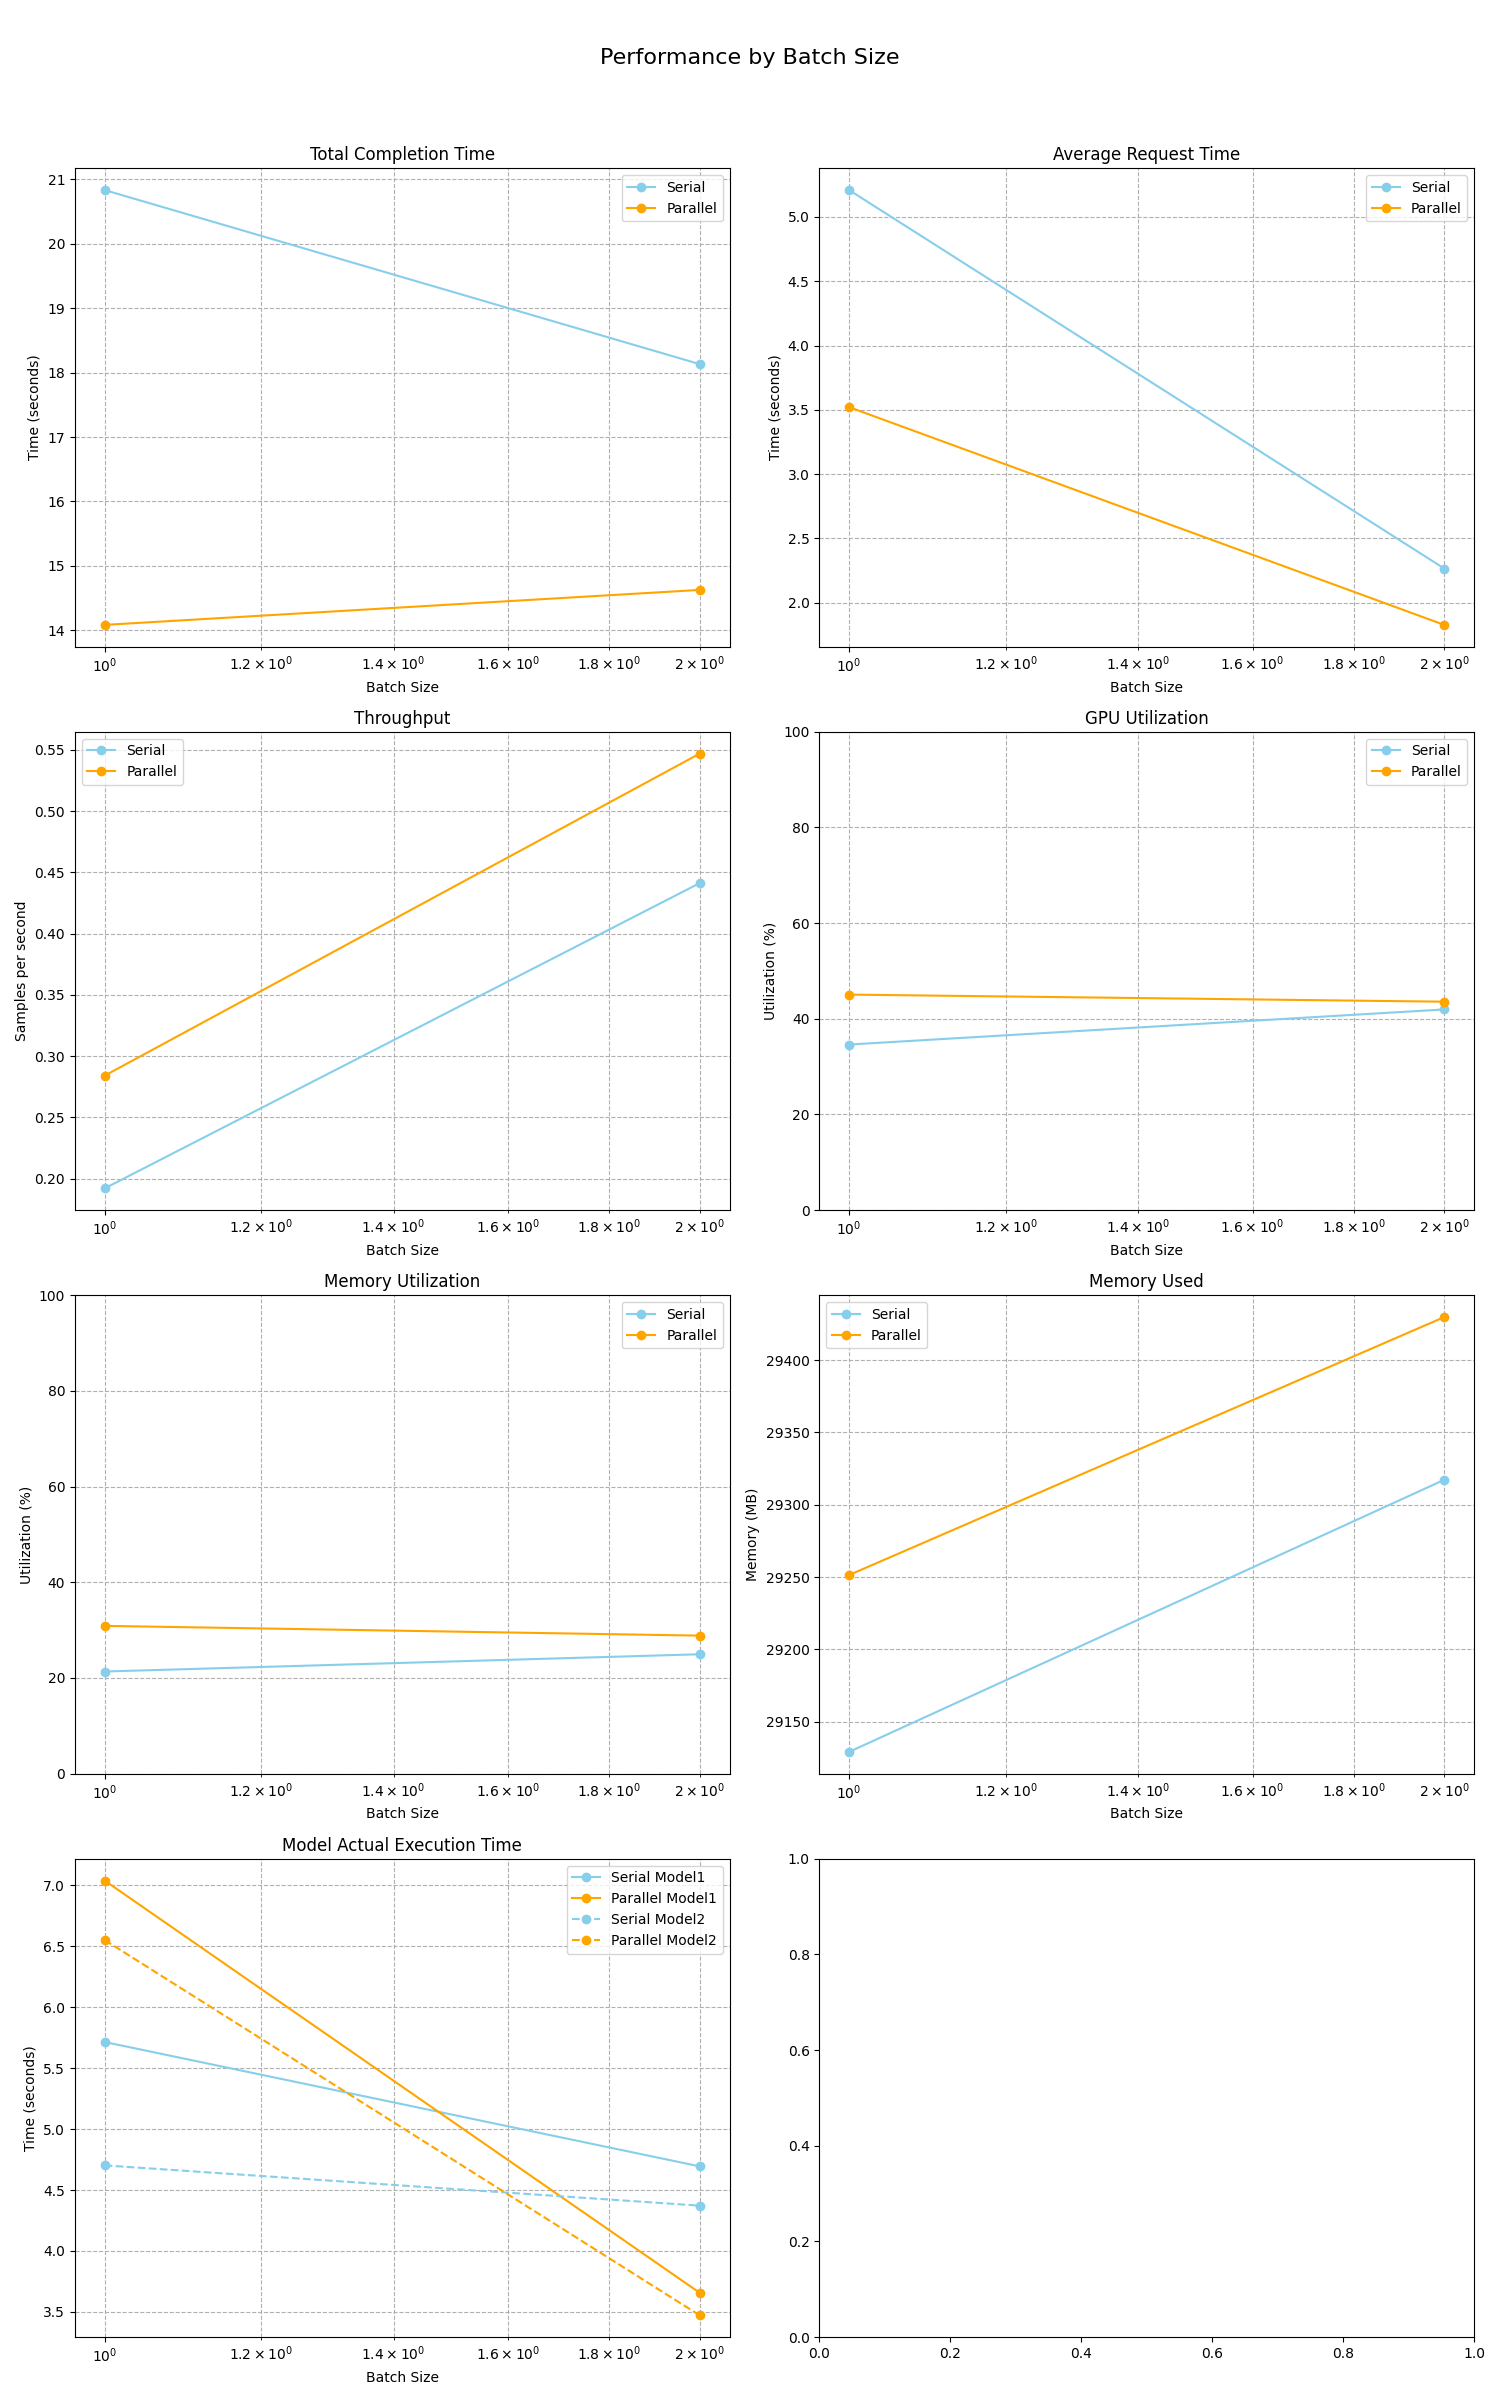

The script that saved this image:
'''
# 请求同时到达，两个模型，并行执行
python example/hf_two_models_dual_stream.py   --cuda_visible_devices 1     --max_new_tokens 32 --repeats 100 \
    --batch_size 0 --with_gpu_stats     --log_file example/hf_two_models_dual_stream.log --generate_plot
'''
import sys
import os
os.environ["HF_ENDPOINT"] = "https://hf-mirror.com"
# 解析命令行参数获取 GPU 设置
cuda_visible_devices = '1'  # 默认值
for i, arg in enumerate(sys.argv):
    if arg == '--cuda_visible_devices' and i + 1 < len(sys.argv):
        cuda_visible_devices = sys.argv[i + 1]
        break
    elif arg.startswith('--cuda_visible_devices='):
        cuda_visible_devices = arg.split('=')[1]
        break

# 在导入任何 PyTorch 模块前设置环境变量
os.environ["CUDA_VISIBLE_DEVICES"] = cuda_visible_devices

# 现在导入其他模块
import argparse
import time
import threading
import torch
from tqdm import tqdm
from transformers import AutoTokenizer, AutoModelForCausalLM
import subprocess
import re
import numpy as np # Added for np.mean
import multiprocessing as mp
import matplotlib.pyplot as plt
import csv  # 添加csv模块导入


# 在文件顶部定义全局logger
logger = None

# 设置环境变量
os.environ.setdefault("TOKENIZERS_PARALLELISM", "false")
torch.set_num_threads(1)

class FileLogger:
    def __init__(self, file_path):
        self.file_path = file_path
        self.log_file = open(file_path, "a")
        
    def log(self, message):
        print(message)
        self.log_file.write(message + "\n")
        self.log_file.flush()
        
    def close(self):
        self.log_file.close()

def parse_args():
    parser = argparse.ArgumentParser(description="双模型并行推理基准测试")
    parser.add_argument("--model1", type=str, default="mistralai/Mistral-7B-Instruct-v0.2", help="First model name")
    parser.add_argument("--model2", type=str, default="tiiuae/falcon-7b-instruct", help="Second model name")
    parser.add_argument("--max_new_tokens", type=int, default=100, help="Max new tokens to generate")
    parser.add_argument("--batch_size", type=int, default=0, 
                        help="单个batch size测试(0表示测试所有batch size)")
    parser.add_argument("--repeats", type=int, default=100, help="Number of times to repeat the benchmark")
    parser.add_argument("--with_gpu_stats", action="store_true", help="Collect GPU statistics during benchmark")
    parser.add_argument("--log_file", type=str, default="hf_two_models_benchmark.log", help="Log file path")
    parser.add_argument("--cuda_visible_devices", type=str, default="1", help="Physical GPU index to use")
    parser.add_argument("--generate_plot", action="store_true", 
                        help="生成性能对比图表")
    return parser.parse_args()

def get_torch_dtype():
    return torch.float16 if torch.cuda.is_available() else torch.float32

def load_model_and_tokenizer(model_name, args, device):
    """加载模型和tokenizer，并移动到指定设备"""
    # 获取torch数据类型
    torch_dtype = get_torch_dtype()
    
    # 加载tokenizer
    tokenizer = AutoTokenizer.from_pretrained(model_name)
    if tokenizer.pad_token is None:
        tokenizer.pad_token = tokenizer.eos_token
    
    # 加载模型
    model = AutoModelForCausalLM.from_pretrained(
        model_name,
        torch_dtype=torch_dtype,
        device_map={"": device},
        # trust_remote_code=True
    )
    model.eval()
    
    return tokenizer, model

# 移除batch_merge_generate函数
# 这个函数不适用于不同模型并行的情况

# 保留优化后的manual_generate函数
def manual_generate(model, input_ids, attention_mask, max_new_tokens, device, stream=None, chunk_size=4):
    """手动实现chunk解码循环，支持CUDA流"""
    # 确保输入在正确的设备上
    input_ids = input_ids.to(device, non_blocking=True)
    attention_mask = attention_mask.to(device, non_blocking=True)
    
    # 设置生成上下文
    if stream is not None:
        original_stream = torch.cuda.current_stream(device)
        torch.cuda.set_stream(stream)
    
    # 初始化缓存
    past_key_values = None
    generated_tokens = input_ids.clone()
    chunk_times = []  # 存储每个chunk的耗时
    
    with torch.no_grad():
        # 计算需要多少次chunk解码
        num_chunks = (max_new_tokens + chunk_size - 1) // chunk_size
        
        for chunk_idx in range(num_chunks):
            chunk_start = time.time()
            # 计算当前chunk要生成的token数
            tokens_to_generate = min(chunk_size, max_new_tokens - chunk_idx * chunk_size)
            
            # 准备输入 - 只使用最后一个token
            if past_key_values is not None:
                input_ids = generated_tokens[:, -1].unsqueeze(-1)
            
            # 创建模型输入
            model_inputs = {
                "input_ids": input_ids,
                "attention_mask": attention_mask,
                "past_key_values": past_key_values,
                "use_cache": True
            }
            
            # 在指定流上执行前向传播
            outputs = model(**model_inputs)
            
            # 获取下一个token的logits
            next_token_logits = outputs.logits[:, -1, :]
            
            # 一次生成多个token
            for i in range(tokens_to_generate):
                # 获取下一个token
                next_token = torch.argmax(next_token_logits, dim=-1, keepdim=True)
                
                # 更新生成结果
                generated_tokens = torch.cat([generated_tokens, next_token], dim=-1)
                
                # 更新注意力掩码
                attention_mask = torch.cat([
                    attention_mask,
                    torch.ones((attention_mask.shape[0], 1), device=device, dtype=attention_mask.dtype)
                ], dim=-1)
                
                # 如果是chunk内的后续token，准备下一次输入
                if i < tokens_to_generate - 1:
                    # 准备输入 - 只使用最后一个token
                    input_ids = next_token
                    
                    # 创建模型输入
                    model_inputs = {
                        "input_ids": input_ids,
                        "attention_mask": attention_mask,
                        "past_key_values": outputs.past_key_values,
                        "use_cache": True
                    }
                    
                    # 在指定流上执行前向传播
                    outputs = model(**model_inputs)
                    next_token_logits = outputs.logits[:, -1, :]
            
            # 更新缓存
            past_key_values = outputs.past_key_values
            chunk_elapsed = time.time() - chunk_start
            chunk_times.append(chunk_elapsed)
    
    # 恢复原始流
    if stream is not None:
        torch.cuda.set_stream(original_stream)
    
    return generated_tokens, chunk_times

# 保留优化后的模型线程函数
def model_thread(model, input_ids, attention_mask, max_new_tokens, device, timing_list):
    """模型线程函数，记录每个请求平均时间"""
    # 创建独立的CUDA流
    stream = torch.cuda.Stream(device=device)
    
    # 记录实际开始时间
    start_time = time.time()
    
    with torch.cuda.stream(stream):
        # 执行模型推理
        outputs = manual_generate(model, input_ids, attention_mask, max_new_tokens, device)
    
    # 确保流完成
    stream.synchronize()
    
    # 记录实际执行时间
    elapsed = time.time() - start_time
    
    # 计算batch内平均请求时间
    batch_size = input_ids.shape[0] if input_ids is not None else 0
    if batch_size > 0:
        per_request_time = elapsed / batch_size
        timing_list.append(per_request_time)  # 保存平均请求时间
    else:
        timing_list.append(0.0)  # 异常情况返回0

def get_physical_gpu_index(cuda_visible_devices):
    """根据CUDA_VISIBLE_DEVICES设置获取实际物理GPU索引"""
    # 用户特定映射规则：
    # --cuda_visible_devices 0 → 实际使用物理GPU1 → 监控GPU1
    # --cuda_visible_devices 1 → 实际使用物理GPU0 → 监控GPU0
    return 1 - int(cuda_visible_devices)

def gpu_monitor(stop_event, interval, stats, physical_device_index):
    """GPU监控线程函数，使用nvidia-smi收集实时数据"""
    while not stop_event.is_set():
        try:
            result = subprocess.check_output(
                [
                    "nvidia-smi", 
                    "-i", str(physical_device_index),
                    "--query-gpu=utilization.gpu,utilization.memory,memory.used",
                    "--format=csv,noheader,nounits"
                ],
                encoding="utf-8"
            )
            
            util_gpu, util_mem, mem_used = map(float, result.strip().split(","))
            
            stats["gpu"].append(util_gpu)
            stats["mem"].append(util_mem)
            stats["mem_used"].append(mem_used)
            
        except Exception as e:
            print(f"GPU monitoring error: {e}")
        
        time.sleep(interval)

def benchmark_serial(model1, model2, 
                    input_ids_batches1, attention_mask_batches1,
                    input_ids_batches2, attention_mask_batches2,
                    args, device, stats=None):
    """串行基准测试函数，记录每个请求的时间，支持GPU监控"""
    times = []
    model1_times = []  # 存储模型1的实际执行时间
    model2_times = []  # 存储模型2的实际执行时间
    request_times = []  # 存储每个请求的完成时间
    
    num_batches = len(input_ids_batches1)
    if num_batches == 0:
        logger.log("Warning: No batches available for serial benchmark (batch_size may be too large)")
        return times, request_times, model1_times, model2_times
    
    # 如果启用GPU统计，启动监控线程
    stop_event = threading.Event() if stats else None
    monitor = None
    if stats:
        physical_device_index = get_physical_gpu_index(args.cuda_visible_devices)
        monitor = threading.Thread(
            target=gpu_monitor, 
            args=(stop_event, 0.05, stats, physical_device_index)
        )
        monitor.start()
    
    for i in tqdm(range(args.repeats), desc="Serial"):
        batch_idx = i % num_batches  # 循环使用可用批次
        
        batch_start = time.time()
        
        # 执行模型1并记录时间
        model1_start = time.time()
        outputs1 = manual_generate(model1, input_ids_batches1[batch_idx], attention_mask_batches1[batch_idx], 
                                  args.max_new_tokens, device)
        model1_elapsed = time.time() - model1_start
        model1_times.append(model1_elapsed)
        
        # 执行模型2并记录时间
        model2_start = time.time()
        outputs2 = manual_generate(model2, input_ids_batches2[batch_idx], attention_mask_batches2[batch_idx], 
                                  args.max_new_tokens, device)
        model2_elapsed = time.time() - model2_start
        model2_times.append(model2_elapsed)
        
        batch_elapsed = time.time() - batch_start
        times.append(batch_elapsed)
        
        # 计算每个请求的完成时间（添加除零保护）
        if args.batch_size > 0:
            batch_avg_request_time = batch_elapsed / (args.batch_size * 2)
            request_times.extend([batch_avg_request_time] * (args.batch_size * 2))
    
    # 停止GPU监控
    if monitor:
        stop_event.set()
        monitor.join()
    
    return times, request_times, model1_times, model2_times

def benchmark_parallel_threads(model1, model2, 
                              input_ids_batches1, attention_mask_batches1,
                              input_ids_batches2, attention_mask_batches2,
                              args, device, stats=None):
    """并行基准测试函数，记录每个请求的时间，支持GPU监控"""
    times = []
    model1_times = []  # 存储模型1的实际执行时间
    model2_times = []  # 存储模型2的实际执行时间
    request_times = []  # 存储每个请求的完成时间
    
    num_batches = len(input_ids_batches1)
    if num_batches == 0:
        logger.log("Warning: No batches available for parallel benchmark (batch_size may be too large)")
        return times, request_times, model1_times, model2_times
    
    # 如果启用GPU统计，启动监控线程
    stop_event = threading.Event() if stats else None
    monitor = None
    if stats:
        physical_device_index = get_physical_gpu_index(args.cuda_visible_devices)
        monitor = threading.Thread(
            target=gpu_monitor, 
            args=(stop_event, 0.05, stats, physical_device_index)
        )
        monitor.start()
    
    for i in tqdm(range(args.repeats), desc="Parallel Threads"):
        batch_idx = i % num_batches  # 循环使用可用批次
        
        batch_start = time.time()
        
        # 准备时间记录列表
        thread1_times = []  # 用于存储模型1平均请求时间
        thread2_times = []  # 用于存储模型2平均请求时间
        
        # 创建两个线程分别处理两个模型
        thread1 = threading.Thread(
            target=model_thread, 
            args=(model1, input_ids_batches1[batch_idx], attention_mask_batches1[batch_idx], 
                 args.max_new_tokens, device, thread1_times)
        )
        thread2 = threading.Thread(
            target=model_thread, 
            args=(model2, input_ids_batches2[batch_idx], attention_mask_batches2[batch_idx], 
                 args.max_new_tokens, device, thread2_times)
        )
        
        thread1.start()
        thread2.start()
        thread1.join()
        thread2.join()
        
        batch_elapsed = time.time() - batch_start
        times.append(batch_elapsed)
        
        # 存储模型实际执行时间
        model1_actual = thread1_times[0] if thread1_times else 0.0
        model2_actual = thread2_times[0] if thread2_times else 0.0
        model1_times.append(model1_actual)
        model2_times.append(model2_actual)
        
        # 计算batch内所有请求的平均时间（使用总时间分摊）
        if args.batch_size > 0:
            batch_avg_request_time = batch_elapsed / (args.batch_size * 2)
            request_times.extend([batch_avg_request_time] * (args.batch_size * 2))
    
    # 停止GPU监控
    if monitor:
        stop_event.set()
        monitor.join()
    
    return times, request_times, model1_times, model2_times

# 7. 上下文管理器用于处理无流情况
class nullcontext:
    def __enter__(self):
        return self
    def __exit__(self, *args):
        pass

def calculate_percentage_change(serial_value, parallel_value):
    """计算并行相对于串行的性能变化百分比"""
    if serial_value == 0:
        return 0.0
    return ((parallel_value - serial_value) / serial_value) * 100.0

def generate_performance_plot(serial_time, parallel_time, 
                             serial_throughput, parallel_throughput,
                             serial_stats, parallel_stats, 
                             output_path):
    """Generate performance comparison plot"""
    fig, axs = plt.subplots(2, 2, figsize=(15, 12))
    fig.suptitle('Serial vs Parallel Performance Comparison', fontsize=16)
    
    # 1. Time comparison
    times = [serial_time, parallel_time]
    labels = ['Serial', 'Parallel']
    colors = ['skyblue', 'orange']  # 更新颜色方案
    
    axs[0, 0].bar(labels, times, color=colors)
    axs[0, 0].set_title('Average Time Comparison')
    axs[0, 0].set_ylabel('Time (seconds)')
    
    # Add value labels
    for i, v in enumerate(times):
        axs[0, 0].text(i, v + 0.1 * max(times), f"{v:.4f}", 
                      ha='center', fontweight='bold')
    
    # 2. Throughput comparison
    throughputs = [serial_throughput, parallel_throughput]
    
    axs[0, 1].bar(labels, throughputs, color=colors)  # 使用相同颜色方案
    axs[0, 1].set_title('Throughput Comparison')
    axs[0, 1].set_ylabel('Samples per second')
    
    # Add value labels
    for i, v in enumerate(throughputs):
        axs[0, 1].text(i, v + 0.1 * max(throughputs), f"{v:.2f}", 
                      ha='center', fontweight='bold')
    
    # 3. GPU utilization comparison (if available)
    if serial_stats and parallel_stats:
        gpu_utils = [
            np.mean(serial_stats['gpu']), 
            np.mean(parallel_stats['gpu'])
        ]
        
        axs[1, 0].bar(labels, gpu_utils, color=colors)  # 使用相同颜色方案
        axs[1, 0].set_title('GPU Utilization Comparison')
        axs[1, 0].set_ylabel('Utilization (%)')
        axs[1, 0].set_ylim(0, 100)  # Fixed 0-100% range
        
        # Add value labels
        for i, v in enumerate(gpu_utils):
            axs[1, 0].text(i, v + 2, f"{v:.2f}%", 
                          ha='center', fontweight='bold')
    
    # 4. Memory utilization comparison (if available)
    if serial_stats and parallel_stats:
        mem_utils = [
            np.mean(serial_stats['mem']), 
            np.mean(parallel_stats['mem'])
        ]
        
        axs[1, 1].bar(labels, mem_utils, color=colors)  # 使用相同颜色方案
        axs[1, 1].set_title('Memory Utilization Comparison')
        axs[1, 1].set_ylabel('Utilization (%)')
        axs[1, 1].set_ylim(0, 100)  # Fixed 0-100% range
        
        # Add value labels
        for i, v in enumerate(mem_utils):
            axs[1, 1].text(i, v + 2, f"{v:.2f}%", 
                          ha='center', fontweight='bold')
    
    # Adjust layout and save
    plt.tight_layout(rect=[0, 0, 1, 0.96])
    plt.savefig(output_path)
    plt.close()
    print(f"Performance comparison plot saved to: {output_path}")

def prepare_inputs(tokenizer, prompts, args, device):
    """准备输入数据"""
    input_ids_batches = []
    attention_mask_batches = []
    
    # 分批处理提示词
    for i in range(0, len(prompts), args.batch_size):
        batch_prompts = prompts[i:i+args.batch_size]
        inputs = tokenizer(
            batch_prompts, 
            padding=True, 
            truncation=True, 
            max_length=512,
            return_tensors="pt"
        )
        input_ids_batches.append(inputs.input_ids.to(device))
        attention_mask_batches.append(inputs.attention_mask.to(device))
    
    return input_ids_batches, attention_mask_batches

def generate_batch_size_plot(results, output_path):
    """Generate batch size performance plot with all metrics"""
    fig, axs = plt.subplots(4, 2, figsize=(15, 24))  # 4x2布局
    fig.suptitle('Performance by Batch Size', fontsize=16)
    
    batch_sizes = results['batch_sizes']
    
    # 统一设置x轴刻度
    def set_batch_size_xticks(ax):
        ax.set_xticks(batch_sizes)
        ax.set_xticklabels(batch_sizes)
        ax.set_xscale('log')
    
    # 1. Total Completion Time
    axs[0, 0].plot(batch_sizes, results['serial_total_times'], 'o-', color='skyblue', label='Serial')
    axs[0, 0].plot(batch_sizes, results['parallel_total_times'], 'o-', color='orange', label='Parallel')
    axs[0, 0].set_title('Total Completion Time')
    axs[0, 0].set_xlabel('Batch Size')
    axs[0, 0].set_ylabel('Time (seconds)')
    axs[0, 0].grid(True, which="both", ls="--")
    axs[0, 0].legend()
    set_batch_size_xticks(axs[0, 0])
    
    # 2. Average Request Time
    axs[0, 1].plot(batch_sizes, results['serial_avg_request_times'], 'o-', color='skyblue', label='Serial')
    axs[0, 1].plot(batch_sizes, results['parallel_avg_request_times'], 'o-', color='orange', label='Parallel')
    axs[0, 1].set_title('Average Request Time')
    axs[0, 1].set_xlabel('Batch Size')
    axs[0, 1].set_ylabel('Time (seconds)')
    axs[0, 1].grid(True, which="both", ls="--")
    axs[0, 1].legend()
    set_batch_size_xticks(axs[0, 1])
    
    # 3. Throughput
    axs[1, 0].plot(batch_sizes, results['serial_throughputs'], 'o-', color='skyblue', label='Serial')
    axs[1, 0].plot(batch_sizes, results['parallel_throughputs'], 'o-', color='orange', label='Parallel')
    axs[1, 0].set_title('Throughput')
    axs[1, 0].set_xlabel('Batch Size')
    axs[1, 0].set_ylabel('Samples per second')
    axs[1, 0].grid(True, which="both", ls="--")
    axs[1, 0].legend()
    set_batch_size_xticks(axs[1, 0])
    
    # 4. GPU Utilization (if available)
    if results['serial_gpu_utils']:
        axs[1, 1].plot(batch_sizes, results['serial_gpu_utils'], 'o-', color='skyblue', label='Serial')
        axs[1, 1].plot(batch_sizes, results['parallel_gpu_utils'], 'o-', color='orange', label='Parallel')
        axs[1, 1].set_title('GPU Utilization')
        axs[1, 1].set_xlabel('Batch Size')
        axs[1, 1].set_ylabel('Utilization (%)')
        axs[1, 1].set_ylim(0, 100)
        axs[1, 1].grid(True, which="both", ls="--")
        axs[1, 1].legend()
        set_batch_size_xticks(axs[1, 1])
    else:
        axs[1, 1].text(0.5, 0.5, 'No GPU Data Available', ha='center', va='center')
        axs[1, 1].axis('off')
    
    # 5. Memory Utilization (if available)
    if results['serial_mem_utils']:
        axs[2, 0].plot(batch_sizes, results['serial_mem_utils'], 'o-', color='skyblue', label='Serial')
        axs[2, 0].plot(batch_sizes, results['parallel_mem_utils'], 'o-', color='orange', label='Parallel')
        axs[2, 0].set_title('Memory Utilization')
        axs[2, 0].set_xlabel('Batch Size')
        axs[2, 0].set_ylabel('Utilization (%)')
        axs[2, 0].set_ylim(0, 100)
        axs[2, 0].grid(True, which="both", ls="--")
        axs[2, 0].legend()
        set_batch_size_xticks(axs[2, 0])
    else:
        axs[2, 0].text(0.5, 0.5, 'No Memory Data Available', ha='center', va='center')
        axs[2, 0].axis('off')
    
    # 6. Memory Used (if available)
    if results['serial_mem_used']:
        axs[2, 1].plot(batch_sizes, results['serial_mem_used'], 'o-', color='skyblue', label='Serial')
        axs[2, 1].plot(batch_sizes, results['parallel_mem_used'], 'o-', color='orange', label='Parallel')
        axs[2, 1].set_title('Memory Used')
        axs[2, 1].set_xlabel('Batch Size')
        axs[2, 1].set_ylabel('Memory (MB)')
        axs[2, 1].grid(True, which="both", ls="--")
        axs[2, 1].legend()
        set_batch_size_xticks(axs[2, 1])
    else:
        axs[2, 1].text(0.5, 0.5, 'No Memory Used Data Available', ha='center', va='center')
        axs[2, 1].axis('off')
    
    # 7. Model Actual Execution Time (combined)
    axs[3, 0].plot(batch_sizes, results['serial_model1_times'], 'o-', color='skyblue', label='Serial Model1')
    axs[3, 0].plot(batch_sizes, results['parallel_model1_times'], 'o-', color='orange', label='Parallel Model1')
    axs[3, 0].plot(batch_sizes, results['serial_model2_times'], 'o--', color='skyblue', label='Serial Model2')
    axs[3, 0].plot(batch_sizes, results['parallel_model2_times'], 'o--', color='orange', label='Parallel Model2')
    axs[3, 0].set_title('Model Actual Execution Time')
    axs[3, 0].set_xlabel('Batch Size')
    axs[3, 0].set_ylabel('Time (seconds)')
    axs[3, 0].grid(True, which="both", ls="--")
    axs[3, 0].legend()
    set_batch_size_xticks(axs[3, 0])
    
    # Adjust layout and save
    plt.tight_layout(rect=[0, 0, 1, 0.96])
    plt.savefig(output_path)
    plt.close()
    print(f"Batch size performance plot saved to: {output_path}")

def print_summary_table(results, logger, log_file):
    """生成并打印所有 batch_size 的汇总表格，并输出CSV"""
    batch_sizes = results['batch_sizes']
    
    # 表格头
    headers = [
        "Batch Size",
        "Serial Total Time (s)",
        "Parallel Total Time (s)",
        "Serial Avg Req Time (s)",
        "Parallel Avg Req Time (s)",
        "Serial Throughput (samples/s)",
        "Parallel Throughput (samples/s)",
        "Serial Model1 Time (s)",
        "Parallel Model1 Time (s)",
        "Serial Model2 Time (s)",
        "Parallel Model2 Time (s)",
        "Serial GPU Util (%)",
        "Parallel GPU Util (%)",
        "Serial Mem Util (%)",
        "Parallel Mem Util (%)",
        "Serial Mem Used (MB)",
        "Parallel Mem Used (MB)"
    ]
    
    # 表格行
    table_rows = []
    for i, bs in enumerate(batch_sizes):
        row = [
            bs,
            f"{results['serial_total_times'][i]:.4f}",
            f"{results['parallel_total_times'][i]:.4f}",
            f"{results['serial_avg_request_times'][i]:.6f}",
            f"{results['parallel_avg_request_times'][i]:.6f}",
            f"{results['serial_throughputs'][i]:.2f}",
            f"{results['parallel_throughputs'][i]:.2f}",
            f"{results['serial_model1_times'][i]:.4f}",
            f"{results['parallel_model1_times'][i]:.4f}",
            f"{results['serial_model2_times'][i]:.4f}",
            f"{results['parallel_model2_times'][i]:.4f}",
            f"{results['serial_gpu_utils'][i]:.2f}" if results['serial_gpu_utils'] else "N/A",
            f"{results['parallel_gpu_utils'][i]:.2f}" if results['parallel_gpu_utils'] else "N/A",
            f"{results['serial_mem_utils'][i]:.2f}" if results['serial_mem_utils'] else "N/A",
            f"{results['parallel_mem_utils'][i]:.2f}" if results['parallel_mem_utils'] else "N/A",
            f"{results['serial_mem_used'][i]:.2f}" if results['serial_mem_used'] else "N/A",
            f"{results['parallel_mem_used'][i]:.2f}" if results['parallel_mem_used'] else "N/A"
        ]
        table_rows.append(row)
    
    # 生成ASCII表格
    col_widths = [max(len(str(row[j])) for row in table_rows + [headers]) for j in range(len(headers))]
    
    def format_row(row):
        return " | ".join(f"{item:<{col_widths[j]}}" for j, item in enumerate(row))
    
    table_str = ""
    table_str += format_row(headers) + "\n"
    table_str += "-" * (sum(col_widths) + len(headers) * 3 - 1) + "\n"
    for row in table_rows:
        table_str += format_row(row) + "\n"
    
    # 输出到日志和控制台
    logger.log(table_str)
    print(table_str)
    
    # 生成CSV文件
    csv_path = log_file.replace(".log", ".csv")
    with open(csv_path, 'w', newline='') as csvfile:
        writer = csv.writer(csvfile)
        writer.writerow(headers)
        writer.writerows(table_rows)
    
    logger.log(f"Summary table saved as CSV to: {csv_path}")
    print(f"Summary table saved as CSV to: {csv_path}")

def main(args):
    global logger
    
    # 设置设备
    device = torch.device(f"cuda:{args.cuda_visible_devices}" if torch.cuda.is_available() else "cpu")
    
    # 定义要测试的batch size列表
    batch_sizes = [1, 2, 4, 8, 16, 32, 64, 128] if args.batch_size == 0 else [args.batch_size]
    # batch_sizes = [1, 2, 4] if args.batch_size == 0 else [args.batch_size]
    
    # 结果存储结构（添加mem_used）
    results = {
        'batch_sizes': batch_sizes,
        'serial_total_times': [],        # 串行总完成时间
        'parallel_total_times': [],      # 并行总完成时间
        'serial_avg_request_times': [],  # 串行平均请求时间
        'parallel_avg_request_times': [],# 并行平均请求时间
        'serial_throughputs': [],
        'parallel_throughputs': [],
        'serial_gpu_utils': [],
        'parallel_gpu_utils': [],
        'serial_mem_utils': [],
        'parallel_mem_utils': [],
        'serial_model1_times': [],    # 串行模式下模型1实际执行时间
        'serial_model2_times': [],    # 串行模式下模型2实际执行时间
        'parallel_model1_times': [],  # 并行模式下模型1实际执行时间
        'parallel_model2_times': [],   # 并行模式下模型2实际执行时间
        'serial_mem_used': [],   # 新增显存使用量
        'parallel_mem_used': []  # 新增显存使用量
    }
    
    # 加载模型（只加载一次）
    logger.log("Loading models...")
    tokenizer1, model1 = load_model_and_tokenizer(args.model1, args, device)
    tokenizer2, model2 = load_model_and_tokenizer(args.model2, args, device)
    
    # 准备提示词（只准备一次）
    prompts1 = [f"Explain quantum computing in simple terms {i}" for i in range(100)]
    prompts2 = [f"Describe the theory of relativity {i}" for i in range(100)]
    
    # 循环测试所有batch size
    for batch_size in tqdm(batch_sizes, desc="Testing batch sizes"):
        logger.log(f"\n{'='*40}")
        logger.log(f"Testing with batch size: {batch_size}")
        logger.log(f"{'='*40}")
        
        # 更新当前batch size
        current_args = argparse.Namespace(**vars(args))
        current_args.batch_size = batch_size
        
        # 准备输入数据
        input_ids_batches1, attention_mask_batches1 = prepare_inputs(
            tokenizer1, prompts1, current_args, device
        )
        input_ids_batches2, attention_mask_batches2 = prepare_inputs(
            tokenizer2, prompts2, current_args, device
        )
        
        # 初始化GPU统计变量
        serial_stats = {"gpu": [], "mem": [], "mem_used": []} if current_args.with_gpu_stats else None
        parallel_stats = {"gpu": [], "mem": [], "mem_used": []} if current_args.with_gpu_stats else None
        
        # 运行串行基准测试
        serial_times, serial_request_times, serial_model1_times, serial_model2_times = benchmark_serial(
            model1, model2,
            input_ids_batches1, attention_mask_batches1,
            input_ids_batches2, attention_mask_batches2,
            current_args, device, serial_stats
        )
        
        # 运行并行基准测试
        parallel_times, parallel_request_times, parallel_model1_times, parallel_model2_times = benchmark_parallel_threads(
            model1, model2,
            input_ids_batches1, attention_mask_batches1,
            input_ids_batches2, attention_mask_batches2,
            current_args, device, parallel_stats
        )
        
        # 计算指标
        total_requests = current_args.repeats * current_args.batch_size * 2
        
        # 总完成时间
        total_serial_time = sum(serial_times)
        total_parallel_time = sum(parallel_times)
        
        # 平均请求时间（基于实际测量）
        avg_request_time_serial = np.mean(serial_request_times) if serial_request_times else 0
        avg_request_time_parallel = np.mean(parallel_request_times) if parallel_request_times else 0
        
        # 吞吐量
        serial_throughput = total_requests / total_serial_time if total_serial_time > 0 else 0
        parallel_throughput = total_requests / total_parallel_time if total_parallel_time > 0 else 0
        
        # 存储结果
        results['serial_total_times'].append(total_serial_time)
        results['parallel_total_times'].append(total_parallel_time)
        results['serial_avg_request_times'].append(avg_request_time_serial)
        results['parallel_avg_request_times'].append(avg_request_time_parallel)
        results['serial_model1_times'].append(np.mean(serial_model1_times))
        results['serial_model2_times'].append(np.mean(serial_model2_times))
        results['parallel_model1_times'].append(np.mean(parallel_model1_times))
        results['parallel_model2_times'].append(np.mean(parallel_model2_times))
        results['serial_throughputs'].append(serial_throughput)
        results['parallel_throughputs'].append(parallel_throughput)
        
        if current_args.with_gpu_stats:
            results['serial_gpu_utils'].append(np.mean(serial_stats['gpu']))
            results['parallel_gpu_utils'].append(np.mean(parallel_stats['gpu']))
            results['serial_mem_utils'].append(np.mean(serial_stats['mem']))
            results['parallel_mem_utils'].append(np.mean(parallel_stats['mem']))
            results['serial_mem_used'].append(np.mean(serial_stats['mem_used']))
            results['parallel_mem_used'].append(np.mean(parallel_stats['mem_used']))
        
        # 记录当前batch size结果（保持原有输出）
        logger.log(f"Batch size {batch_size} results:")
        logger.log(f"  Serial total time: {total_serial_time:.4f}s")
        logger.log(f"  Parallel total time: {total_parallel_time:.4f}s")
        logger.log(f"  Serial avg request time (all requests in batch): {avg_request_time_serial:.6f}s")
        logger.log(f"  Parallel avg request time (all requests in batch): {avg_request_time_parallel:.6f}s")
        logger.log(f"  Serial throughput: {serial_throughput:.2f} samples/s")
        logger.log(f"  Parallel throughput: {parallel_throughput:.2f} samples/s")
        logger.log(f"  Serial model1 actual time: {np.mean(serial_model1_times):.4f}s")
        logger.log(f"  Parallel model1 actual time: {np.mean(parallel_model1_times):.4f}s")
        logger.log(f"  Serial model2 actual time: {np.mean(serial_model2_times):.4f}s")
        logger.log(f"  Parallel model2 actual time: {np.mean(parallel_model2_times):.4f}s")
        
        if current_args.with_gpu_stats:
            logger.log(f"  Serial GPU util: {np.mean(serial_stats['gpu']):.2f}%")
            logger.log(f"  Parallel GPU util: {np.mean(parallel_stats['gpu']):.2f}%")
            logger.log(f"  Serial memory util: {np.mean(serial_stats['mem']):.2f}%")
            logger.log(f"  Parallel memory util: {np.mean(parallel_stats['mem']):.2f}%")
            logger.log(f"  Serial memory used: {np.mean(serial_stats['mem_used']):.2f} MB")
            logger.log(f"  Parallel memory used: {np.mean(parallel_stats['mem_used']):.2f} MB")
    
    # 程序结束时生成并输出汇总表格
    logger.log("\nSummary Table for All Batch Sizes:")
    print_summary_table(results, logger, args.log_file)  # 传递log_file路径
    
    # 生成结果图表（修复：添加函数调用）
    if args.generate_plot:
        plot_path = args.log_file.replace(".log", "_batch_plot.png")
        generate_batch_size_plot(results, plot_path)
        print(f"Batch size performance plot generated at: {plot_path}")

# 更新__main__块 - 只创建一个logger
if __name__ == "__main__":
    args = parse_args()
    logger = FileLogger(args.log_file)  # 只在这里创建logger
    
    try:
        device = torch.device(f"cuda:{args.cuda_visible_devices}" if torch.cuda.is_available() else "cpu")
        main(args)  # 传递args给main()
    finally:
        logger.close()  # 确保日志关闭
